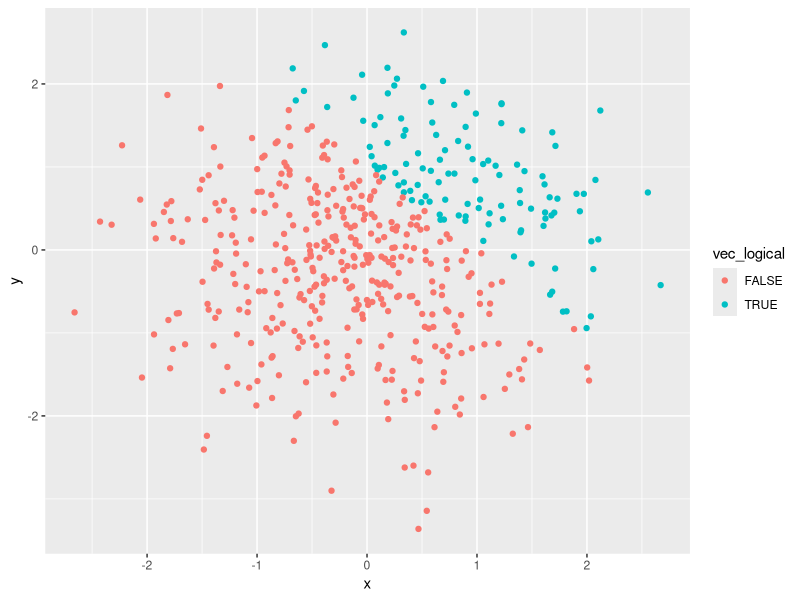
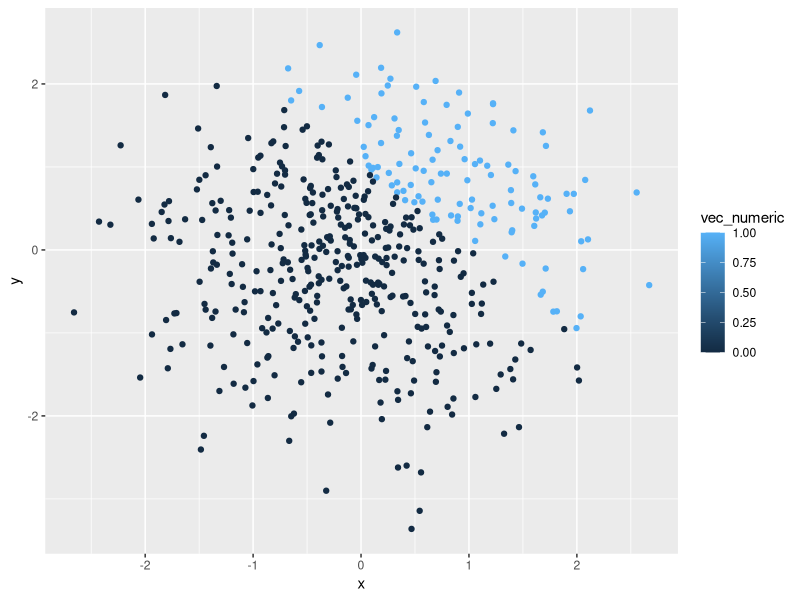
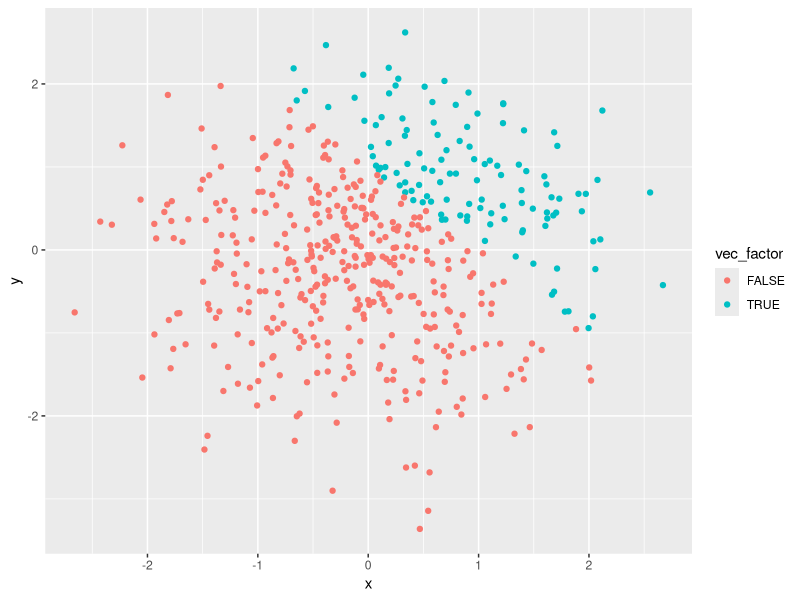

Write R code to recreate these figures, in order.
## ---- chunk 1
##I set the working library at tidyverse.
library(tidyverse)

## I set the seed to ensure I get the same numbers each time I run this code.
set.seed(100)

## I created a data frame with a random sample of size 8 from the standard normal distribution, a logical vector showing if the elements in the sample are greater than zero (it will return "false" if it doesn't satisfy this condition), a character vector that is 8 elements long with three different factors apple, pear, and banana.
sample_number = rnorm(n = 8)
vec_logical = sample_number > 0
vec_character = character(length = 8)
vec_factor = factor(c("apple", "banana", "pear", "banana", "pear", "apple", "apple", "pear"))

## I will now take the mean of each variable in my data frame. 
mean(sample_number)
mean(vec_logical)
mean(vec_character)
mean(vec_factor)
## ---- chunk 2
as.numeric(vec_logical)
as.numeric(vec_character)
as.numeric(vec_factor)
## ---- chunk 3
#Changed vec_logical to numeric and multiplied it by random sample
as.numeric(vec_logical) * sample_number 

#Changed vec_logical to factor and multiplied it by the random sample
as.factor(vec_logical) * sample_number

#Changed vec_logical to factor and converted result to numeric and then multipled it by the random sample
as.numeric(as.factor(vec_logical)) * sample_number
## ---- chunk 4
#Set the seed so that I get the same result every time 
set.seed(1000)

#Create dataframe 
probtwo_df = tibble(
  x = rnorm(n = 500),
  y = rnorm(n = 500),
  vec_logical = (x + y) > 1,
  vec_numeric = as.numeric(vec_logical),
  vec_factor = as.factor(vec_logical)
) 
## ---- chunk 5
ggplot(probtwo_df, aes(x = x, y = y, color = vec_logical)) +
  geom_point()
  
ggplot(probtwo_df, aes(x = x, y = y, color = vec_numeric)) +
  geom_point()

ggplot(probtwo_df, aes(x = x, y = y, color = vec_factor)) +
  geom_point()

